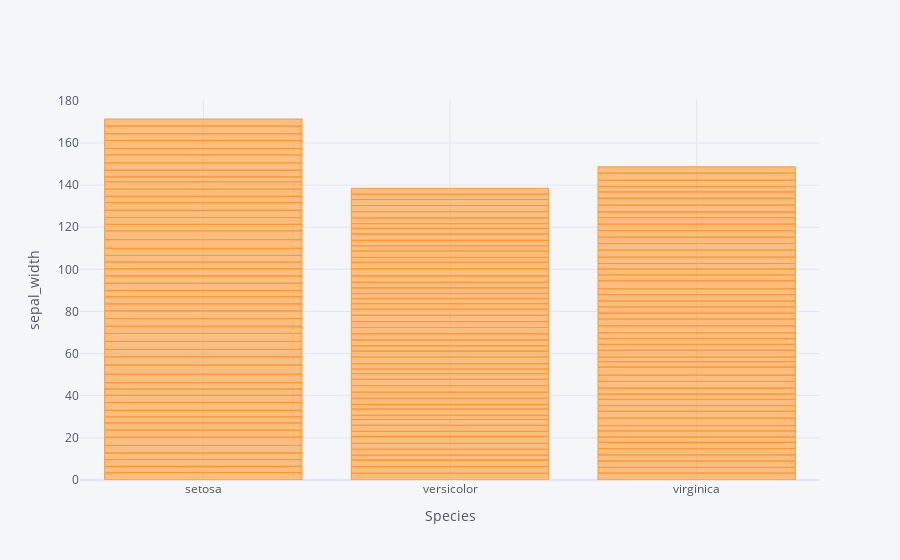

The notebook cell saved with this chart:
### Code cell
# 데이터 실습 2-1

iris.iplot(kind="bar", x="species", y="sepal_width", xTitle="Species", yTitle="sepal_width")

### Figure 1 — Plotly figure (JSON) as saved in the notebook; plotly's stock layout.template omitted (floating-point values rounded to 4 significant figures; data arrays with more than 128 entries replaced by an {"elided": "..."} marker saying what was removed)
{"data": [{"marker": {"color": "rgba(255, 153, 51, 0.6)", "line": {"color": "rgba(255, 153, 51, 1.0)", "width": 1}}, "name": "sepal_width", "orientation": "v", "text": "", "type": "bar", "x": {"elided": "150 str values"}, "y": {"elided": "150 float values"}}], "layout": {"legend": {"bgcolor": "#F5F6F9", "font": {"color": "#4D5663"}}, "paper_bgcolor": "#F5F6F9", "plot_bgcolor": "#F5F6F9", "title": {"font": {"color": "#4D5663"}}, "xaxis": {"gridcolor": "#E1E5ED", "showgrid": true, "tickfont": {"color": "#4D5663"}, "title": {"font": {"color": "#4D5663"}, "text": "Species"}, "zerolinecolor": "#E1E5ED"}, "yaxis": {"gridcolor": "#E1E5ED", "showgrid": true, "tickfont": {"color": "#4D5663"}, "title": {"font": {"color": "#4D5663"}, "text": "sepal_width"}, "zerolinecolor": "#E1E5ED"}}}
